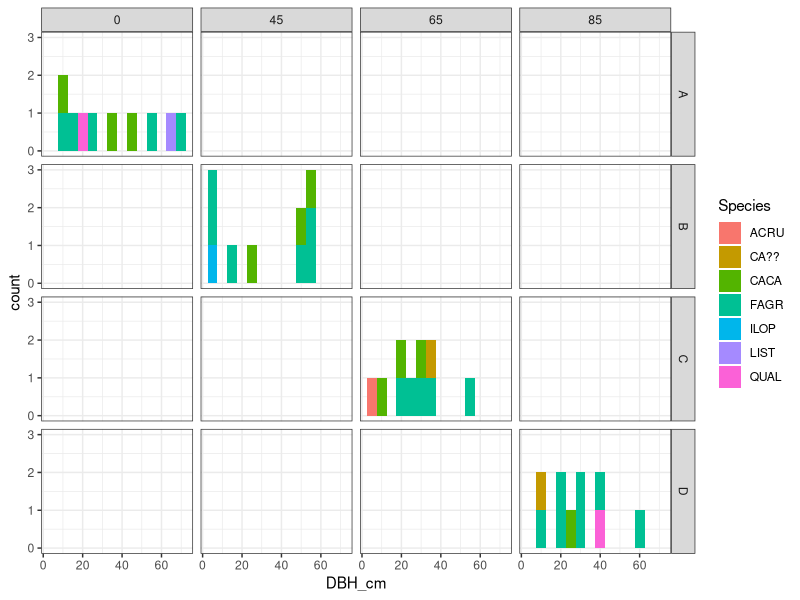

Source code (R):
# Produce summary statistics of the tree inventory data (sample script)
# FoRTE June 2018  
# Ben Bond-Lamberty

library(readr)
library(ggplot2)
theme_set(theme_bw())
library(dplyr)
library(lubridate)

# Read the inventory data file
cat("Reading the inventory data file...\n")
trees <- read_csv("data-inventory/dummy_inventory.csv", col_types = "ccccdcTc")
cat("Merging with the plot-subplot design file...\n")
read_csv("design/plot-subplot.csv", col_types = "ccdddcic") %>% 
  left_join(trees, ., by = "Subplot") ->
  inventory

# Histogram of trees by DBH
p1 <- ggplot(inventory, aes(DBH_cm, fill = Species)) + 
  geom_histogram(position = "stack", binwidth = 5) + 
  facet_grid(Landform ~ Disturbance_level)
print(p1)

# Compute basal area and stocking
cat("Computing basal area and stocking...")
inventory %>% 
  mutate(Year = year(Date),
         BA_m2 = (DBH_cm / 100 / 2) ^ 2 * pi) %>% 
  group_by(Site, Year, Plot, Subplot) %>% 
  summarise(Subplot_area_m2 = mean(Subplot_area_m2),
            `Trees (/ha)` = n() / Subplot_area_m2 * 10000,
            `BA (m2/ha)` = sum(BA_m2, na.rm = TRUE) / Subplot_area_m2 * 10000) %>% 
  print

cat("All done.\n")
